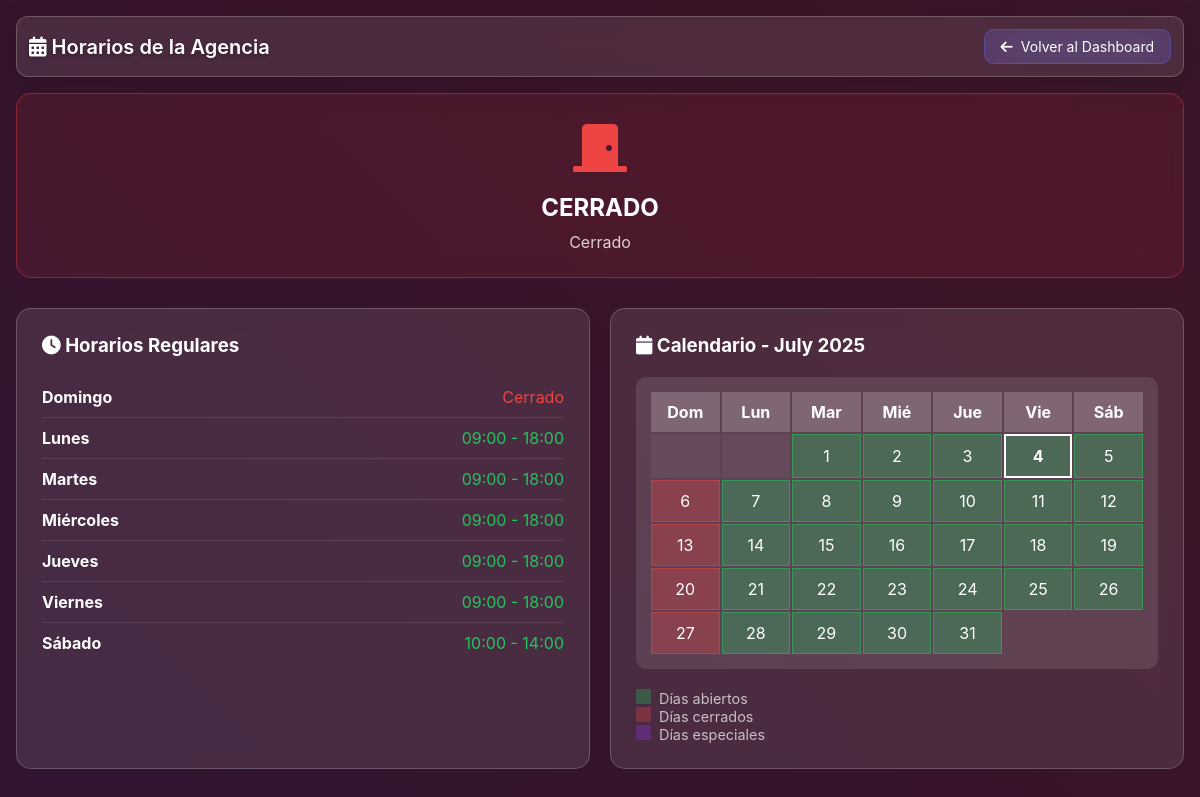
Page /schedule.php (signed in) on the committed database.
### tables this page shows
CREATE TABLE IF NOT EXISTS business_hours (
    id INT AUTO_INCREMENT PRIMARY KEY,
    day_of_week TINYINT NOT NULL,  
    opening_time TIME DEFAULT '09:00:00',
    closing_time TIME DEFAULT '18:00:00',
    is_open TINYINT(1) DEFAULT 1,
    created_at TIMESTAMP DEFAULT CURRENT_TIMESTAMP,
    updated_at TIMESTAMP DEFAULT CURRENT_TIMESTAMP ON UPDATE CURRENT_TIMESTAMP,
    UNIQUE KEY unique_day (day_of_week)
);

### schedule.php (the view, shortened to what this page needs)
<?php
require_once 'config/database.php';
try {
    $pdo->exec("CREATE TABLE IF NOT EXISTS business_hours (
        id INT AUTO_INCREMENT PRIMARY KEY,
        day_of_week TINYINT NOT NULL,
        opening_time TIME DEFAULT '09:00:00',
        closing_time TIME DEFAULT '18:00:00',
        is_open TINYINT(1) DEFAULT 1,
        created_at TIMESTAMP DEFAULT CURRENT_TIMESTAMP,
        updated_at TIMESTAMP DEFAULT CURRENT_TIMESTAMP ON UPDATE CURRENT_TIMESTAMP,
        UNIQUE KEY unique_day (day_of_week)
    )");
    $pdo->exec("CREATE TABLE IF NOT EXISTS special_days (
        id INT AUTO_INCREMENT PRIMARY KEY,
        date DATE NOT NULL UNIQUE,
        opening_time TIME,
        closing_time TIME,
        is_open TINYINT(1) DEFAULT 1,
        description TEXT,
        color VARCHAR(7) DEFAULT '#9333ea',
        created_at TIMESTAMP DEFAULT CURRENT_TIMESTAMP,
        updated_at TIMESTAMP DEFAULT CURRENT_TIMESTAMP ON UPDATE CURRENT_TIMESTAMP
    )");
} catch (PDOException $e) {
    die("Error al configurar la página de horarios: " . $e->getMessage() . "<br><br>Por favor asegúrate de que:<br>1. MySQL esté ejecutándose<br>2. La base de datos 'habbo_agency' exista<br>3. El usuario 'root' tenga permisos");
}
$stmt = $pdo->prepare("SELECT * FROM business_hours ORDER BY day_of_week");
$stmt->execute();
$business_hours = [];
while ($row = $stmt->fetch(PDO::FETCH_ASSOC)) {
    $business_hours[$row['day_of_week']] = $row;
}
$current_month = date('Y-m');
$special_days = [];
$day_names = [
    0 => 'Domingo',
    1 => 'Lunes',
    2 => 'Martes',
    3 => 'Miércoles',
    4 => 'Jueves',
    5 => 'Viernes',
    6 => 'Sábado'
];
$today = date('Y-m-d');
$is_currently_open = false;
$current_status = "Cerrado";
?>
<!DOCTYPE html>
<html lang="es">
<head>
    <link rel="stylesheet" href="assets/css/styles.css">
    <link rel="stylesheet" href="https://cdnjs.cloudflare.com/ajax/libs/font-awesome/6.0.0/css/all.min.css">
</head>
<body class="dashboard-body">
    <div class="dashboard-container">
        <div class="glass-panel">
            <div class="dashboard-header">
                <div class="header-content">
                    <h1 class="dashboard-title">
                        <i class="fas fa-calendar-alt"></i>
                        Horarios de la Agencia
                    </h1>
                    <div class="header-actions">
                        <a href="dashboard.php" class="back-btn">
                            <i class="fas fa-arrow-left"></i>
                            Volver al Dashboard
                        </a>
                    </div>
                </div>
            </div>
            <div class="current-status <?php echo $is_currently_open ? 'status-open' : 'status-closed'; ?>">
                <div class="status-icon">
                    <i class="fas fa-<?php echo $is_currently_open ? 'door-open' : 'door-closed'; ?>" style="color: <?php echo $is_currently_open ? '#22c55e' : '#ef4444'; ?>;"></i>
                </div>
                <div class="status-text"><?php echo $is_currently_open ? 'ABIERTO' : 'CERRADO'; ?></div>
                <div class="status-details"><?php echo $current_status; ?></div>
            </div>
            <div class="schedule-container">
                <div class="business-hours-card">
                    <h3 style="color: white; margin-bottom: 20px;">
                        <i class="fas fa-clock"></i>
                        Horarios Regulares
                    </h3>
                    <?php foreach ($day_names as $day_num => $day_name): ?>
                    <div class="day-schedule">
                        <span class="day-name"><?php echo $day_name; ?></span>
                        <span class="day-hours <?php echo isset($business_hours[$day_num]) && $business_hours[$day_num]['is_open'] ? 'day-open' : 'day-closed'; ?>">
                            <?php
                            if (isset($business_hours[$day_num]) && $business_hours[$day_num]['is_open']) {
                                echo date('H:i', strtotime($business_hours[$day_num]['opening_time'])) . ' - ' .
                                     date('H:i', strtotime($business_hours[$day_num]['closing_time']));
                            } else {
                                echo 'Cerrado';
                            }
                            ?>
                        </span>
                    </div>
                    <?php endforeach; ?>
                </div>
                <div class="business-hours-card">
                    <h3 style="color: white; margin-bottom: 20px;">
                        <i class="fas fa-calendar"></i>
                        Calendario - <?php echo strftime('%B %Y', strtotime($current_month . '-01')); ?>
                    </h3>
                    <div class="calendar-grid">
                        <?php foreach (['Dom', 'Lun', 'Mar', 'Mié', 'Jue', 'Vie', 'Sáb'] as $header): ?>
                        <div class="calendar-header"><?php echo $header; ?></div>
                        <?php endforeach; ?>
                        <?php
                        $first_day = date('w', strtotime($current_month . '-01'));
                        $days_in_month = date('t', strtotime($current_month . '-01'));
                        for ($i = 0; $i < $first_day; $i++) {
                            echo '<div class="calendar-day"></div>';
                        }
                        for ($day = 1; $day <= $days_in_month; $day++) {
                            $current_date = $current_month . '-' . sprintf('%02d', $day);
                            $day_of_week = date('w', strtotime($current_date));
                            $classes = ['calendar-day'];
                            if ($current_date === $today) {
                                $classes[] = 'today';
                            }
                            if (isset($special_days[$current_date])) {
                                $classes[] = 'special';
                            } else if (isset($business_hours[$day_of_week]) && $business_hours[$day_of_week]['is_open']) {
                                $classes[] = 'open';
                            } else {
                                $classes[] = 'closed';
                            }
                            echo '<div class="' . implode(' ', $classes) . '">' . $day . '</div>';
                        }
                        ?>
                    </div>
                    <div style="margin-top: 15px; font-size: 0.9rem; color: rgba(255, 255, 255, 0.7);">
                        <div><span style="display: inline-block; width: 15px; height: 15px; background: rgba(34, 197, 94, 0.3); margin-right: 8px;"></span>Días abiertos</div>
                        <div><span style="display: inline-block; width: 15px; height: 15px; background: rgba(239, 68, 68, 0.3); margin-right: 8px;"></span>Días cerrados</div>
                        <div><span style="display: inline-block; width: 15px; height: 15px; background: rgba(147, 51, 234, 0.3); margin-right: 8px;"></span>Días especiales</div>
                    </div>
                </div>
            </div>
        </div>
    </div>
</body>
</html>

### assets/css/styles.css (style rules this page uses)
* { margin: 0; padding: 0; box-sizing: border-box; }
html, body { height: 100vh; width: 100vw; overflow: hidden; font-family: 'Inter', -apple-system, BlinkMacSystemFont, 'Segoe UI', Roboto, sans-serif; }
body { background: linear-gradient(45deg, rgb(30, 20, 60), rgb(60, 20, 40), rgb(20, 40, 60)); background-size: 400% 400%; animation: gradientShift 20s ease infinite; display: flex; justify-content: center; align-items: center; }
.status-icon { font-size: 2.5rem; color: #28a745; margin-bottom: 10px; }
.status-text { color: #FFFFFF; font-size: 1.1rem; font-weight: 500; margin: 0; }
.dashboard-body { overflow-y: auto; overflow-x: hidden; align-items: flex-start; background: linear-gradient(45deg, rgb(30, 20, 60), rgb(60, 20, 40), rgb(20, 40, 60)); background-size: 400% 400%; animation: gradientShift 20s ease infinite; }
.dashboard-container { padding: 1rem; max-width: 1200px; width: 100%; margin: 0 auto; }
.dashboard-header { background: rgba(255, 255, 255, 0.1); backdrop-filter: blur(20px); border-radius: 12px; border: 1px solid rgba(255, 255, 255, 0.2); box-shadow: 0 8px 32px rgba(0, 0, 0, 0.1); padding: 0.75rem; margin-bottom: 1rem; }
.header-content { display: flex; justify-content: space-between; align-items: center; flex-wrap: wrap; gap: 0.75rem; }
.dashboard-title { font-size: 1.25rem; font-weight: 600; color: #FFFFFF; text-shadow: 0 2px 4px rgba(0, 0, 0, 0.3); }
.back-btn { background: rgba(99, 102, 241, 0.2); border: 1px solid rgba(99, 102, 241, 0.4); color: #FFFFFF; padding: 0.5rem 1rem; border-radius: 10px; text-decoration: none; backdrop-filter: blur(20px); font-size: 0.875rem; display: flex; align-items: center; gap: 0.5rem; }

### schedule.php (style rules this page uses)
.schedule-container { display: grid; grid-template-columns: repeat(auto-fit, minmax(300px, 1fr)); gap: 20px; margin: 20px 0; }
.current-status { background: rgba(255, 255, 255, 0.1); border-radius: 15px; padding: 25px; text-align: center; margin-bottom: 30px; backdrop-filter: blur(10px); border: 1px solid rgba(255, 255, 255, 0.2); }
.status-closed { border-color: rgba(239, 68, 68, 0.4); background: rgba(239, 68, 68, 0.1); }
.status-icon { font-size: 3rem; margin-bottom: 15px; }
.status-text { font-size: 1.5rem; font-weight: bold; color: white; margin-bottom: 10px; }
.status-details { color: rgba(255, 255, 255, 0.8); font-size: 1rem; }
.business-hours-card { background: rgba(255, 255, 255, 0.1); border-radius: 15px; padding: 25px; backdrop-filter: blur(10px); border: 1px solid rgba(255, 255, 255, 0.2); }
.day-schedule { display: flex; justify-content: space-between; align-items: center; padding: 10px 0; border-bottom: 1px solid rgba(255, 255, 255, 0.1); }
.day-schedule:last-child { border-bottom: none; }
.day-name { font-weight: bold; color: white; width: 100px; }
.day-hours { color: rgba(255, 255, 255, 0.8); }
.day-open { color: #22c55e; }
.day-closed { color: #ef4444; }
.calendar-grid { display: grid; grid-template-columns: repeat(7, 1fr); gap: 2px; background: rgba(255, 255, 255, 0.1); border-radius: 10px; padding: 15px; margin: 20px 0; }
.calendar-header { background: rgba(255, 255, 255, 0.2); padding: 10px; text-align: center; font-weight: bold; color: white; }
.calendar-day { background: rgba(255, 255, 255, 0.05); padding: 10px; text-align: center; min-height: 40px; display: flex; align-items: center; justify-content: center; color: white; cursor: pointer; transition: all 0.3s ease; }
.calendar-day.open { background: rgba(34, 197, 94, 0.3); border: 1px solid rgba(34, 197, 94, 0.5); }
.calendar-day.closed { background: rgba(239, 68, 68, 0.3); border: 1px solid rgba(239, 68, 68, 0.5); }
.calendar-day.today { border: 2px solid white; font-weight: bold; }

### rows in the picture
business_hours: day_name "Lunes", opening_time "09:00", closing_time "18:00"
business_hours: day_name "Martes", opening_time "09:00", closing_time "18:00"
business_hours: day_name "Miércoles", opening_time "09:00", closing_time "18:00"
business_hours: day_name "Jueves", opening_time "09:00", closing_time "18:00"
business_hours: day_name "Viernes", opening_time "09:00", closing_time "18:00"
business_hours: day_name "Sábado", opening_time "10:00", closing_time "14:00"

### other values in the picture
$current_status "Cerrado"
$day_name "Domingo"
$header "Dom"
$header "Lun"
$header "Mar"
$header "Mié"
$header "Jue"
$header "Vie"
$header "Sáb"
